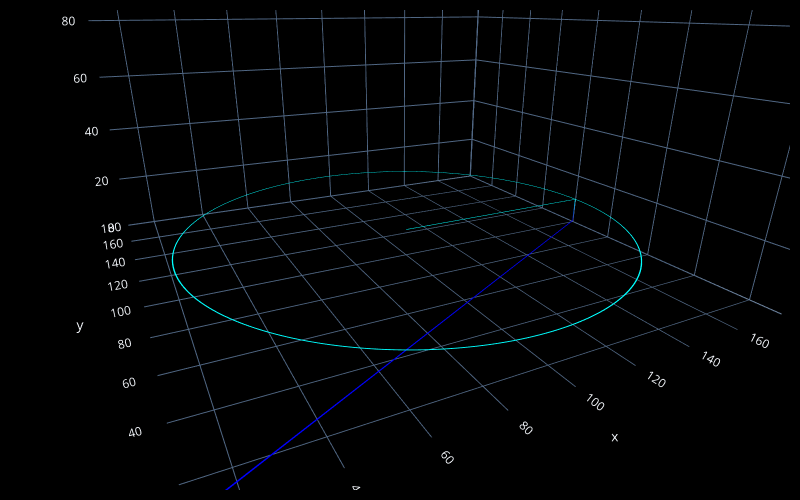

Source (notebook cell):
### Code cell
# create an empty list called steps
steps=[]

# define settings
steps.append(fc.Printer(print_speed=9000, travel_speed=9000))

# go to center of circle
x_cent = 100
y_cent = 100
z_cent = 10
steps.append(fc.Point(x=x_cent, y=y_cent,z=z_cent))

# trace out circle in xz plane
radius = 80
if radius > x_cent:
    radius = x_cent
if radius > y_cent:
    radius = y_cent

theta = np.linspace(0, np.pi*2, 2000)
for i in theta:
    steps.append(fc.Point(x= x_cent + radius*np.cos(i), y= y_cent + radius*np.sin(i)))

# return to home
steps.append(fc.Point(z=0.5))
steps.append(fc.Point(x=10, y=10))

# transform the design into a plot
fc.transform(steps, 'plot')

### Figure 1 — Plotly figure (JSON) as saved in the notebook; plotly's stock layout.template omitted (floating-point values rounded to 4 significant figures; data arrays with more than 128 entries replaced by an {"elided": "..."} marker saying what was removed)
{"data": [{"i": {"elided": "16040 int values"}, "j": {"elided": "16040 int values"}, "k": {"elided": "16040 int values"}, "type": "mesh3d", "vertexcolor": {"elided": "8024 str values"}, "x": {"elided": "8024 float values"}, "y": {"elided": "8024 float values"}, "z": {"elided": "8024 float values"}}, {"marker": {"color": "red", "size": 2}, "mode": "markers", "showlegend": false, "type": "scatter3d", "x": [], "y": [], "z": []}], "layout": {"height": 500, "margin": {"b": 10, "l": 10, "pad": 4, "r": 10, "t": 10}, "paper_bgcolor": "black", "scene": {"aspectmode": "cube", "camera": {"center": {"x": 0, "y": 0, "z": -0.4721}, "eye": {"x": -0.5, "y": -1, "z": 0}}, "xaxis": {"backgroundcolor": "black", "nticks": 10, "range": [9.799, 180.2]}, "yaxis": {"backgroundcolor": "black", "nticks": 10, "range": [9.799, 180.2]}, "zaxis": {"backgroundcolor": "black", "nticks": 10, "range": [0, 170.4]}}, "width": 800}}
